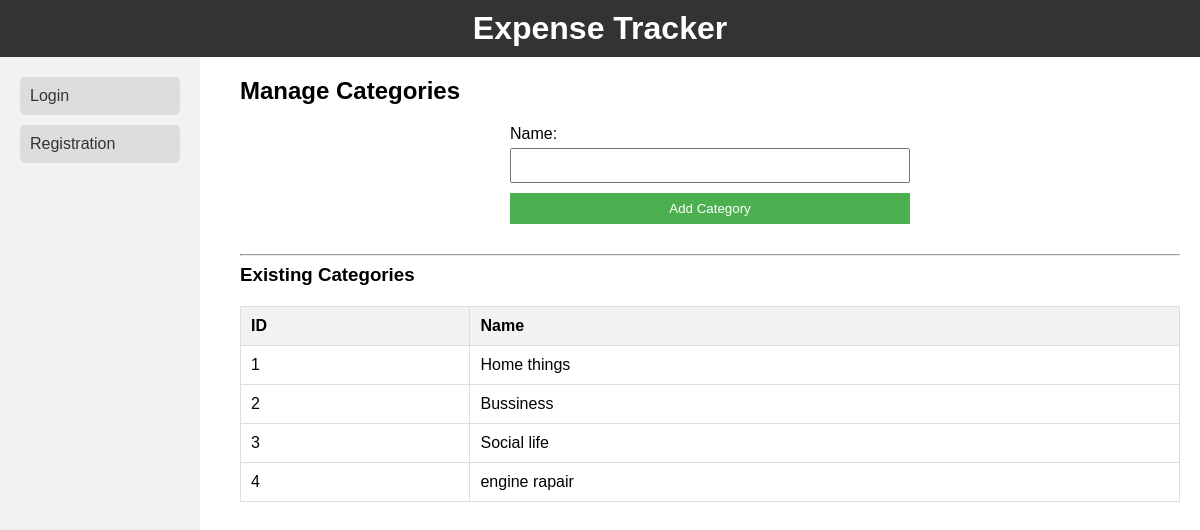
The app's page /manage_categories/, older data.
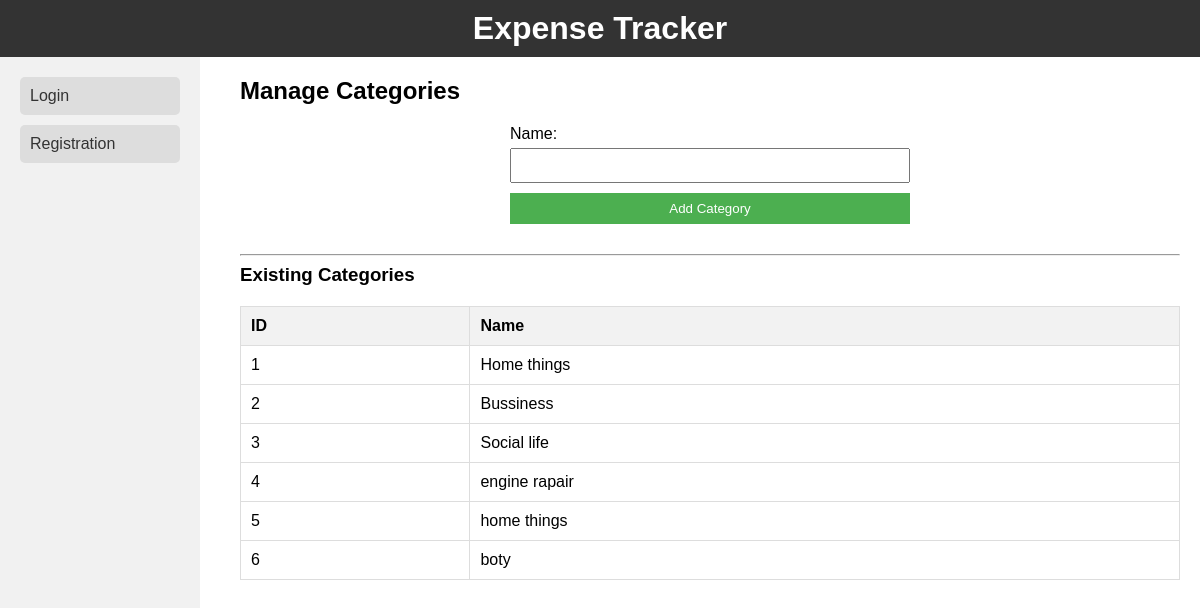
The same page, newer data.
### tracker/models.py (models this page shows, shortened)
class Category(models.Model):
    name = models.CharField(max_length=50, null=True)

### tracker/views.py (the view, shortened to what this page needs)
# urls.py: path('manage_categories/', ManageCategoriesView.as_view(), name='manage_categories'),
class ManageCategoriesView(View):
    template_name = 'tracker/manage_categories.html'
    def get(self, request, *args, **kwargs):
        categories = Category.objects.all()
        form = CategoryForm()
        return render(request, self.template_name, {'categories': categories, 'form': form})

### tracker/forms.py
class CategoryForm(forms.ModelForm):
    class Meta:
        model = Category
        fields = ['name']

### tracker/templates/tracker/manage_categories.html (shortened to what this page needs)
{% extends 'tracker/base.html' %}
{% block content %}
<div class="container">
    <h2>Manage Categories</h2>
    <form method="post" action="{% url 'manage_categories' %}">
        {{ form.as_p }}
        <button type="submit">Add Category</button>
    </form>
    <hr>
    <h3>Existing Categories</h3>
    <table border="1">
        <thead>
            <tr>
                <th>ID</th>
                <th>Name</th>
            </tr>
        </thead>
        <tbody>
            {% for category in categories %}
                <tr>
                    <td>{{ category.id }}</td>
                    <td>{{ category.name }}</td>
                </tr>
            {% endfor %}
        </tbody>
    </table>
</div>
{% endblock %}

### tracker/templates/tracker/base.html (shortened to what this page needs)
{% load static %}
<!DOCTYPE html>
<html lang="en">
<head>
    <link rel="stylesheet" type="text/css" href="{% static 'tracker/styles.css' %}">
</head>
<body>
    <div class="header">
        <h1>Expense Tracker</h1>
    </div>
    <div class="sidebar">
        {% if request.user.is_authenticated %}
        <a href="{% url 'manage_categories' %}">Manage Categories</a>
        <a href="{% url 'add_expense' %}" class="btn btn-primary">Add Expense</a>
        <a href="{% url 'expense_list' %}" class="btn btn-secondary">Expense List</a>
        {% if request.user.is_staff %}
        <a href="{% url 'admin:index' %}" class="btn btn-secondary">Administration</a>
        {% endif %}
        <a href="{% url 'password_change' %}" class="btn btn-secondary">Change password</a>
        <a href="{% url 'logout' %}" class="btn btn-secondary">Logout</a>
        {% else %}
        <a href="{% url 'login' %}" class="btn btn-secondary">Login</a>
        <a href="{% url 'register' %}" class="btn btn-secondary">Registration</a>
        {% endif %}
    </div>
    <div class="content">
        {% block content %}{% endblock %}
    </div>
</body>
</html>

### tracker/static/tracker/styles.css (style rules this page uses)
body, h1, h2, h3, p, ul, li, form, input, button { margin: 0; padding: 0; box-sizing: border-box; }
body { font-family: Arial, sans-serif; }
.container { display: block; }
.sidebar { width: 200px; height: 100vh; background-color: #f2f2f2; padding: 20px; }
.sidebar a { display: block; padding: 10px; margin-bottom: 10px; text-decoration: none; color: #333; background-color: #ddd; border-radius: 5px; }
.content { flex-grow: 1; margin-left: 20px; }
h1 { text-align: center; }
form { max-width: 400px; margin: 20px auto; }
label { display: block; margin-bottom: 5px; }
input, button { width: 100%; padding: 8px; box-sizing: border-box; margin-bottom: 10px; }
button { background-color: #4caf50; color: white; border: none; cursor: pointer; }
table { width: 100%; border-collapse: collapse; margin-top: 20px; }
th, td { border: 1px solid #ddd; padding: 10px; text-align: left; }
th { background-color: #f2f2f2; }

### tracker/templates/tracker/base.html (style rules this page uses)
body { font-family: Arial, sans-serif; margin: 0; padding: 0; }
.header { background-color: #333; color: white; padding: 10px; text-align: center; }
.sidebar { width: 200px; height: 100vh; background-color: #f1f1f1; padding: 20px; box-sizing: border-box; float: left; }
.content { margin-left: 220px; padding: 20px; box-sizing: border-box; }
.sidebar a { display: block; padding: 10px; margin-bottom: 10px; text-decoration: none; color: #333; border-radius: 5px; background-color: #ddd; transition: background-color 0.3s; }

Row changes from the older to the newer data that the page shows:
added Category: id "5", name "home things"
added Category: id "6", name "boty"
